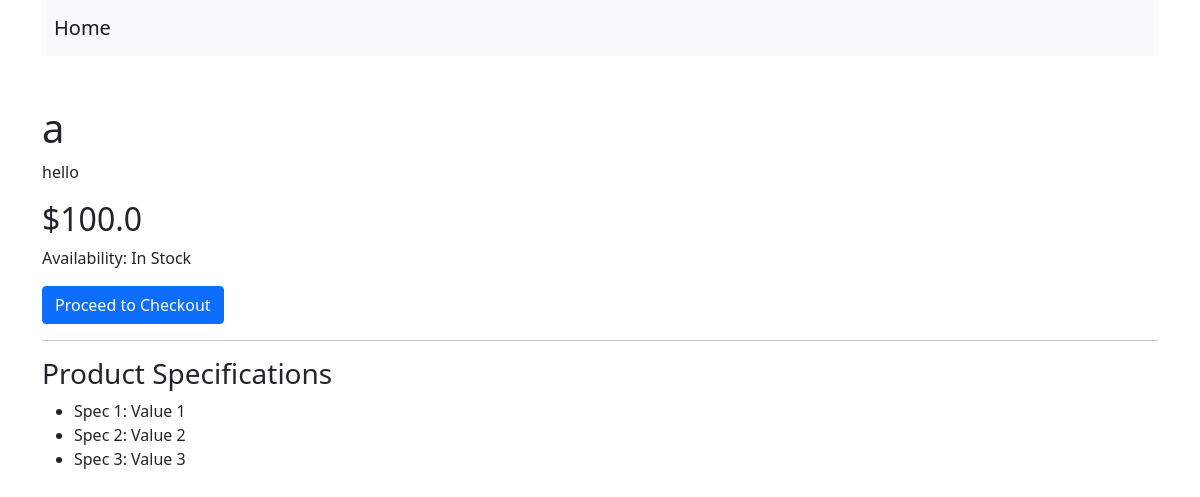
Screenshot of /product-detail/1/ with the database file from the repository.
### core/models.py (models this page shows, shortened)
class Product(db.Model):
    id = db.Column(db.Integer, primary_key=True)
    title = db.Column(db.String(100), nullable=False)
    price = db.Column(db.Float, nullable=False)
    description = db.Column(db.Text, nullable=False)
    date_created = db.Column(db.DateTime, nullable=False, default=datetime.utcnow)

### core/routes.py (the view)
@app.route("/product-detail/<pk>/", methods=["GET", ])
def product_detail_page(pk):
    product = Product.query.filter_by(id=pk).first()
    if product is None:
        raise abort(404)
    return render_template("main/product-detail.html", product=product)

### core/templates/main/product-detail.html
{% extends "components/base.html" %}
{% block content %}
    <div class="row pt-5">
        <div class="col-md-6">
            <h1>{{ product.title }}</h1>
            <p>{{ product.description }}</p>
            <h2>${{ product.price }}</h2>
            <p>Availability: In Stock</p>
            <a href="{{ url_for('checkout_page') }}?product_id={{ product.id }}"
                class="btn btn-primary">Proceed to Checkout
            </a>
        </div>
    </div>
    <hr>
    <h3>Product Specifications</h3>
    <ul>
        <li>Spec 1: Value 1</li>
        <li>Spec 2: Value 2</li>
        <li>Spec 3: Value 3</li>
    </ul>
{% endblock content %}

### rows the page displays
Product: title "a", description "hello", price "100.0"
